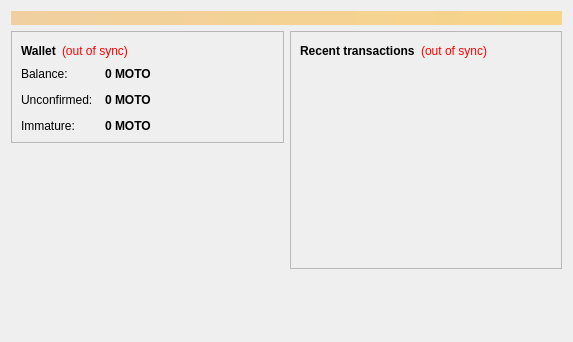
<?xml version="1.0" encoding="UTF-8"?>
<ui version="4.0">
 <class>OverviewPage</class>
 <widget class="QWidget" name="OverviewPage">
  <property name="geometry">
   <rect>
    <x>0</x>
    <y>0</y>
    <width>573</width>
    <height>342</height>
   </rect>
  </property>
  <property name="windowTitle">
   <string>Form</string>
  </property>
  <layout class="QVBoxLayout" name="topLayout">
   <item>
    <widget class="QLabel" name="labelAlerts">
     <property name="visible">
      <bool>false</bool>
     </property>
     <property name="styleSheet">
      <string notr="true">background-color: qlineargradient(x1: 0, y1: 0, x2: 1, y2: 0, stop:0 #F0D0A0, stop:1 #F8D488); color:#000000;</string>
     </property>
     <property name="wordWrap">
      <bool>true</bool>
     </property>
     <property name="margin">
      <number>3</number>
     </property>
    </widget>
   </item>
   <item>
    <layout class="QHBoxLayout" name="horizontalLayout" stretch="1,1">
     <item>
      <layout class="QVBoxLayout" name="verticalLayout_2">
       <item>
        <widget class="QFrame" name="frame">
         <property name="frameShape">
          <enum>QFrame::StyledPanel</enum>
         </property>
         <property name="frameShadow">
          <enum>QFrame::Raised</enum>
         </property>
         <layout class="QVBoxLayout" name="verticalLayout_4">
          <item>
           <layout class="QHBoxLayout" name="horizontalLayout_4">
            <item>
             <widget class="QLabel" name="label_5">
              <property name="font">
               <font>
                <weight>75</weight>
                <bold>true</bold>
               </font>
              </property>
              <property name="text">
               <string>Wallet</string>
              </property>
             </widget>
            </item>
            <item>
             <widget class="QLabel" name="labelWalletStatus">
              <property name="toolTip">
               <string>The displayed information may be out of date. Your wallet automatically synchronizes with the Motocoin network after a connection is established, but this process has not completed yet.</string>
              </property>
              <property name="styleSheet">
               <string notr="true">QLabel { color: red; }</string>
              </property>
              <property name="text">
               <string notr="true">(out of sync)</string>
              </property>
              <property name="alignment">
               <set>Qt::AlignLeading|Qt::AlignLeft|Qt::AlignVCenter</set>
              </property>
             </widget>
            </item>
            <item>
             <spacer name="horizontalSpacer_2">
              <property name="orientation">
               <enum>Qt::Horizontal</enum>
              </property>
              <property name="sizeHint" stdset="0">
               <size>
                <width>40</width>
                <height>20</height>
               </size>
              </property>
             </spacer>
            </item>
           </layout>
          </item>
          <item>
           <layout class="QFormLayout" name="formLayout_2">
            <property name="fieldGrowthPolicy">
             <enum>QFormLayout::AllNonFixedFieldsGrow</enum>
            </property>
            <property name="horizontalSpacing">
             <number>12</number>
            </property>
            <property name="verticalSpacing">
             <number>12</number>
            </property>
            <item row="0" column="0">
             <widget class="QLabel" name="label">
              <property name="text">
               <string>Balance:</string>
              </property>
             </widget>
            </item>
            <item row="0" column="1">
             <widget class="QLabel" name="labelBalance">
              <property name="font">
               <font>
                <weight>75</weight>
                <bold>true</bold>
               </font>
              </property>
              <property name="cursor">
               <cursorShape>IBeamCursor</cursorShape>
              </property>
              <property name="toolTip">
               <string>Your current balance</string>
              </property>
              <property name="text">
               <string notr="true">0 MOTO</string>
              </property>
              <property name="textInteractionFlags">
               <set>Qt::LinksAccessibleByMouse|Qt::TextSelectableByKeyboard|Qt::TextSelectableByMouse</set>
              </property>
             </widget>
            </item>
            <item row="1" column="0">
             <widget class="QLabel" name="label_3">
              <property name="text">
               <string>Unconfirmed:</string>
              </property>
             </widget>
            </item>
            <item row="1" column="1">
             <widget class="QLabel" name="labelUnconfirmed">
              <property name="font">
               <font>
                <weight>75</weight>
                <bold>true</bold>
               </font>
              </property>
              <property name="cursor">
               <cursorShape>IBeamCursor</cursorShape>
              </property>
              <property name="toolTip">
               <string>Total of transactions that have yet to be confirmed, and do not yet count toward the current balance</string>
              </property>
              <property name="text">
               <string notr="true">0 MOTO</string>
              </property>
              <property name="textInteractionFlags">
               <set>Qt::LinksAccessibleByMouse|Qt::TextSelectableByKeyboard|Qt::TextSelectableByMouse</set>
              </property>
             </widget>
            </item>
            <item row="2" column="0">
             <widget class="QLabel" name="labelImmatureText">
              <property name="text">
               <string>Immature:</string>
              </property>
             </widget>
            </item>
            <item row="2" column="1">
             <widget class="QLabel" name="labelImmature">
              <property name="font">
               <font>
                <weight>75</weight>
                <bold>true</bold>
               </font>
              </property>
              <property name="toolTip">
               <string>Mined balance that has not yet matured</string>
              </property>
              <property name="text">
               <string notr="true">0 MOTO</string>
              </property>
              <property name="textInteractionFlags">
               <set>Qt::LinksAccessibleByMouse|Qt::TextSelectableByKeyboard|Qt::TextSelectableByMouse</set>
              </property>
             </widget>
            </item>
           </layout>
          </item>
         </layout>
        </widget>
       </item>
       <item>
        <spacer name="verticalSpacer">
         <property name="orientation">
          <enum>Qt::Vertical</enum>
         </property>
         <property name="sizeHint" stdset="0">
          <size>
           <width>20</width>
           <height>40</height>
          </size>
         </property>
        </spacer>
       </item>
      </layout>
     </item>
     <item>
      <layout class="QVBoxLayout" name="verticalLayout_3">
       <item>
        <widget class="QFrame" name="frame_2">
         <property name="frameShape">
          <enum>QFrame::StyledPanel</enum>
         </property>
         <property name="frameShadow">
          <enum>QFrame::Raised</enum>
         </property>
         <layout class="QVBoxLayout" name="verticalLayout">
          <item>
           <layout class="QHBoxLayout" name="horizontalLayout_2">
            <item>
             <widget class="QLabel" name="label_4">
              <property name="text">
               <string>&lt;b&gt;Recent transactions&lt;/b&gt;</string>
              </property>
             </widget>
            </item>
            <item>
             <widget class="QLabel" name="labelTransactionsStatus">
              <property name="toolTip">
               <string>The displayed information may be out of date. Your wallet automatically synchronizes with the Motocoin network after a connection is established, but this process has not completed yet.</string>
              </property>
              <property name="styleSheet">
               <string notr="true">QLabel { color: red; }</string>
              </property>
              <property name="text">
               <string notr="true">(out of sync)</string>
              </property>
              <property name="alignment">
               <set>Qt::AlignRight|Qt::AlignTrailing|Qt::AlignVCenter</set>
              </property>
             </widget>
            </item>
            <item>
             <spacer name="horizontalSpacer">
              <property name="orientation">
               <enum>Qt::Horizontal</enum>
              </property>
              <property name="sizeHint" stdset="0">
               <size>
                <width>40</width>
                <height>20</height>
               </size>
              </property>
             </spacer>
            </item>
           </layout>
          </item>
          <item>
           <widget class="QListView" name="listTransactions">
            <property name="styleSheet">
             <string notr="true">QListView { background: transparent; }</string>
            </property>
            <property name="frameShape">
             <enum>QFrame::NoFrame</enum>
            </property>
            <property name="verticalScrollBarPolicy">
             <enum>Qt::ScrollBarAlwaysOff</enum>
            </property>
            <property name="horizontalScrollBarPolicy">
             <enum>Qt::ScrollBarAlwaysOff</enum>
            </property>
            <property name="selectionMode">
             <enum>QAbstractItemView::NoSelection</enum>
            </property>
           </widget>
          </item>
         </layout>
        </widget>
       </item>
       <item>
        <spacer name="verticalSpacer_2">
         <property name="orientation">
          <enum>Qt::Vertical</enum>
         </property>
         <property name="sizeHint" stdset="0">
          <size>
           <width>20</width>
           <height>40</height>
          </size>
         </property>
        </spacer>
       </item>
      </layout>
     </item>
    </layout>
   </item>
  </layout>
 </widget>
 <resources/>
 <connections/>
</ui>
